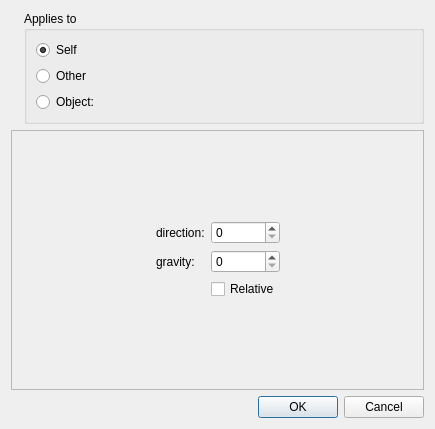
<?xml version="1.0" encoding="UTF-8"?>
<ui version="4.0">
 <class>SetGravityDialog</class>
 <widget class="QDialog" name="SetGravityDialog">
  <property name="geometry">
   <rect>
    <x>0</x>
    <y>0</y>
    <width>435</width>
    <height>429</height>
   </rect>
  </property>
  <property name="windowTitle">
   <string>Set Gravity</string>
  </property>
  <layout class="QVBoxLayout" name="verticalLayout_2" stretch="0,1,0">
   <item>
    <layout class="QHBoxLayout" name="horizontalLayout" stretch="0,1">
     <item>
      <widget class="QLabel" name="label">
       <property name="text">
        <string/>
       </property>
       <property name="pixmap">
        <pixmap resource="../../resources_editor.qrc">:/qtgameengine/icons/action-set-gravity.png</pixmap>
       </property>
      </widget>
     </item>
     <item>
      <widget class="QGroupBox" name="groupBox">
       <property name="title">
        <string>Applies to</string>
       </property>
       <layout class="QVBoxLayout" name="verticalLayout">
        <item>
         <widget class="QRadioButton" name="radioButtonSelf">
          <property name="text">
           <string>Self</string>
          </property>
          <property name="checked">
           <bool>true</bool>
          </property>
         </widget>
        </item>
        <item>
         <widget class="QRadioButton" name="radioButtonOther">
          <property name="text">
           <string>Other</string>
          </property>
         </widget>
        </item>
        <item>
         <layout class="QHBoxLayout" name="horizontalLayout_2" stretch="0,1">
          <item>
           <widget class="QRadioButton" name="radioButtonObject">
            <property name="text">
             <string>Object:</string>
            </property>
           </widget>
          </item>
          <item>
           <widget class="ObjectSelectorWidget" name="widgetObject" native="true">
            <property name="visible">
             <bool>false</bool>
            </property>
           </widget>
          </item>
         </layout>
        </item>
       </layout>
      </widget>
     </item>
    </layout>
   </item>
   <item>
    <widget class="QFrame" name="frame">
     <property name="frameShape">
      <enum>QFrame::StyledPanel</enum>
     </property>
     <property name="frameShadow">
      <enum>QFrame::Raised</enum>
     </property>
     <layout class="QGridLayout" name="gridLayout_2">
      <item row="1" column="2">
       <spacer name="horizontalSpacer_2">
        <property name="orientation">
         <enum>Qt::Horizontal</enum>
        </property>
        <property name="sizeHint" stdset="0">
         <size>
          <width>40</width>
          <height>20</height>
         </size>
        </property>
       </spacer>
      </item>
      <item row="0" column="1">
       <spacer name="verticalSpacer">
        <property name="orientation">
         <enum>Qt::Vertical</enum>
        </property>
        <property name="sizeHint" stdset="0">
         <size>
          <width>20</width>
          <height>40</height>
         </size>
        </property>
       </spacer>
      </item>
      <item row="2" column="1">
       <spacer name="verticalSpacer_2">
        <property name="orientation">
         <enum>Qt::Vertical</enum>
        </property>
        <property name="sizeHint" stdset="0">
         <size>
          <width>20</width>
          <height>40</height>
         </size>
        </property>
       </spacer>
      </item>
      <item row="1" column="0">
       <spacer name="horizontalSpacer">
        <property name="orientation">
         <enum>Qt::Horizontal</enum>
        </property>
        <property name="sizeHint" stdset="0">
         <size>
          <width>40</width>
          <height>20</height>
         </size>
        </property>
       </spacer>
      </item>
      <item row="1" column="1">
       <layout class="QFormLayout" name="formLayout">
        <item row="0" column="0">
         <widget class="QLabel" name="labelDirection">
          <property name="text">
           <string>direction:</string>
          </property>
          <property name="buddy">
           <cstring>spinBoxDirection</cstring>
          </property>
         </widget>
        </item>
        <item row="0" column="1">
         <widget class="QSpinBox" name="spinBoxDirection"/>
        </item>
        <item row="1" column="0">
         <widget class="QLabel" name="labelGravity">
          <property name="text">
           <string>gravity:</string>
          </property>
          <property name="buddy">
           <cstring>spinBoxGravity</cstring>
          </property>
         </widget>
        </item>
        <item row="1" column="1">
         <widget class="QSpinBox" name="spinBoxGravity"/>
        </item>
        <item row="2" column="1">
         <widget class="QCheckBox" name="checkBoxRelative">
          <property name="text">
           <string>Relative</string>
          </property>
         </widget>
        </item>
       </layout>
      </item>
     </layout>
    </widget>
   </item>
   <item>
    <widget class="QDialogButtonBox" name="buttonBox">
     <property name="orientation">
      <enum>Qt::Horizontal</enum>
     </property>
     <property name="standardButtons">
      <set>QDialogButtonBox::Cancel|QDialogButtonBox::Ok</set>
     </property>
    </widget>
   </item>
  </layout>
 </widget>
 <customwidgets>
  <customwidget>
   <class>ObjectSelectorWidget</class>
   <extends>QWidget</extends>
   <header>widgets/objectselectorwidget.h</header>
   <container>1</container>
  </customwidget>
 </customwidgets>
 <resources>
  <include location="../../resources_editor.qrc"/>
 </resources>
 <connections>
  <connection>
   <sender>buttonBox</sender>
   <signal>accepted()</signal>
   <receiver>SetGravityDialog</receiver>
   <slot>accept()</slot>
   <hints>
    <hint type="sourcelabel">
     <x>257</x>
     <y>419</y>
    </hint>
    <hint type="destinationlabel">
     <x>157</x>
     <y>274</y>
    </hint>
   </hints>
  </connection>
  <connection>
   <sender>buttonBox</sender>
   <signal>rejected()</signal>
   <receiver>SetGravityDialog</receiver>
   <slot>reject()</slot>
   <hints>
    <hint type="sourcelabel">
     <x>325</x>
     <y>419</y>
    </hint>
    <hint type="destinationlabel">
     <x>286</x>
     <y>274</y>
    </hint>
   </hints>
  </connection>
  <connection>
   <sender>radioButtonObject</sender>
   <signal>toggled(bool)</signal>
   <receiver>widgetObject</receiver>
   <slot>setVisible(bool)</slot>
   <hints>
    <hint type="sourcelabel">
     <x>127</x>
     <y>115</y>
    </hint>
    <hint type="destinationlabel">
     <x>289</x>
     <y>115</y>
    </hint>
   </hints>
  </connection>
 </connections>
</ui>
